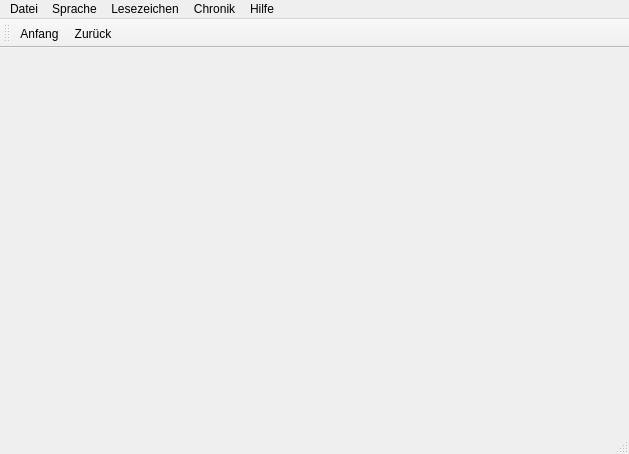
<?xml version="1.0" encoding="UTF-8"?>
<ui version="4.0">
 <class>MainWindow</class>
 <widget class="QMainWindow" name="MainWindow">
  <property name="geometry">
   <rect>
    <x>0</x>
    <y>0</y>
    <width>629</width>
    <height>454</height>
   </rect>
  </property>
  <property name="windowTitle">
   <string>MainWindow</string>
  </property>
  <widget class="QWidget" name="centralwidget">
   <layout class="QGridLayout" name="gridLayout">
    <item row="0" column="0">
     <widget class="QStackedWidget" name="mStackedWidget">
      <widget class="QWidget" name="page"/>
      <widget class="QWidget" name="page_2"/>
     </widget>
    </item>
   </layout>
  </widget>
  <widget class="QMenuBar" name="mMenubar">
   <property name="geometry">
    <rect>
     <x>0</x>
     <y>0</y>
     <width>629</width>
     <height>27</height>
    </rect>
   </property>
   <widget class="QMenu" name="mFileMenu">
    <property name="title">
     <string>Datei</string>
    </property>
   </widget>
   <widget class="QMenu" name="mLanguageMenu">
    <property name="title">
     <string>Sprache</string>
    </property>
   </widget>
   <widget class="QMenu" name="mBookmarkMenu">
    <property name="title">
     <string>Lesezeichen</string>
    </property>
   </widget>
   <widget class="QMenu" name="mHistoryMenu">
    <property name="title">
     <string>Chronik</string>
    </property>
   </widget>
   <widget class="QMenu" name="mHelpMenu">
    <property name="title">
     <string>Hilfe</string>
    </property>
   </widget>
   <addaction name="mFileMenu"/>
   <addaction name="mLanguageMenu"/>
   <addaction name="mBookmarkMenu"/>
   <addaction name="mHistoryMenu"/>
   <addaction name="mHelpMenu"/>
  </widget>
  <widget class="QStatusBar" name="statusbar"/>
  <widget class="QToolBar" name="mToolBar">
   <property name="windowTitle">
    <string>toolBar</string>
   </property>
   <attribute name="toolBarArea">
    <enum>TopToolBarArea</enum>
   </attribute>
   <attribute name="toolBarBreak">
    <bool>true</bool>
   </attribute>
   <addaction name="mHomeAction"/>
   <addaction name="mBackAction"/>
  </widget>
  <action name="mHomeAction">
   <property name="text">
    <string>Anfang</string>
   </property>
  </action>
  <action name="mBackAction">
   <property name="text">
    <string>Zurück</string>
   </property>
  </action>
 </widget>
 <resources/>
 <connections/>
</ui>
